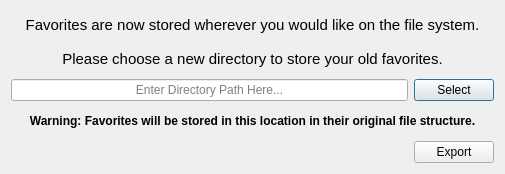
<?xml version="1.0" encoding="UTF-8"?>
<ui version="4.0">
 <class>FavoritesChangedDialog</class>
 <widget class="QDialog" name="FavoritesChangedDialog">
  <property name="geometry">
   <rect>
    <x>0</x>
    <y>0</y>
    <width>505</width>
    <height>174</height>
   </rect>
  </property>
  <property name="windowTitle">
   <string>Favorites System Has Changed</string>
  </property>
  <layout class="QGridLayout" name="gridLayout">
   <item row="0" column="0">
    <widget class="QLabel" name="label">
     <property name="font">
      <font>
       <family>Arial</family>
       <pointsize>11</pointsize>
      </font>
     </property>
     <property name="text">
      <string>Favorites are now stored wherever you would like on the file system.</string>
     </property>
     <property name="alignment">
      <set>Qt::AlignCenter</set>
     </property>
     <property name="wordWrap">
      <bool>true</bool>
     </property>
    </widget>
   </item>
   <item row="1" column="0">
    <widget class="QLabel" name="label_2">
     <property name="font">
      <font>
       <family>Arial</family>
       <pointsize>11</pointsize>
      </font>
     </property>
     <property name="text">
      <string>Please choose a new directory to store your old favorites.</string>
     </property>
     <property name="alignment">
      <set>Qt::AlignCenter</set>
     </property>
    </widget>
   </item>
   <item row="2" column="0">
    <layout class="QHBoxLayout" name="horizontalLayout">
     <item>
      <widget class="QLineEdit" name="outputDir">
       <property name="alignment">
        <set>Qt::AlignCenter</set>
       </property>
       <property name="readOnly">
        <bool>false</bool>
       </property>
       <property name="placeholderText">
        <string>Enter Directory Path Here...</string>
       </property>
      </widget>
     </item>
     <item>
      <widget class="QPushButton" name="selectBtn">
       <property name="toolTip">
        <string>Select a directory</string>
       </property>
       <property name="text">
        <string>Select</string>
       </property>
      </widget>
     </item>
    </layout>
   </item>
   <item row="3" column="0">
    <widget class="QLabel" name="label_3">
     <property name="font">
      <font>
       <family>Arial</family>
       <pointsize>9</pointsize>
       <weight>75</weight>
       <bold>true</bold>
      </font>
     </property>
     <property name="text">
      <string>Warning: Favorites will be stored in this location in their original file structure.</string>
     </property>
     <property name="alignment">
      <set>Qt::AlignCenter</set>
     </property>
    </widget>
   </item>
   <item row="4" column="0">
    <layout class="QHBoxLayout" name="horizontalLayout_2">
     <item>
      <spacer name="horizontalSpacer">
       <property name="orientation">
        <enum>Qt::Horizontal</enum>
       </property>
       <property name="sizeHint" stdset="0">
        <size>
         <width>40</width>
         <height>20</height>
        </size>
       </property>
      </spacer>
     </item>
     <item>
      <widget class="QPushButton" name="exportBtn">
       <property name="toolTip">
        <string>Export your favorites to the chosen directory</string>
       </property>
       <property name="text">
        <string>Export</string>
       </property>
      </widget>
     </item>
    </layout>
   </item>
  </layout>
 </widget>
 <resources/>
 <connections/>
</ui>
